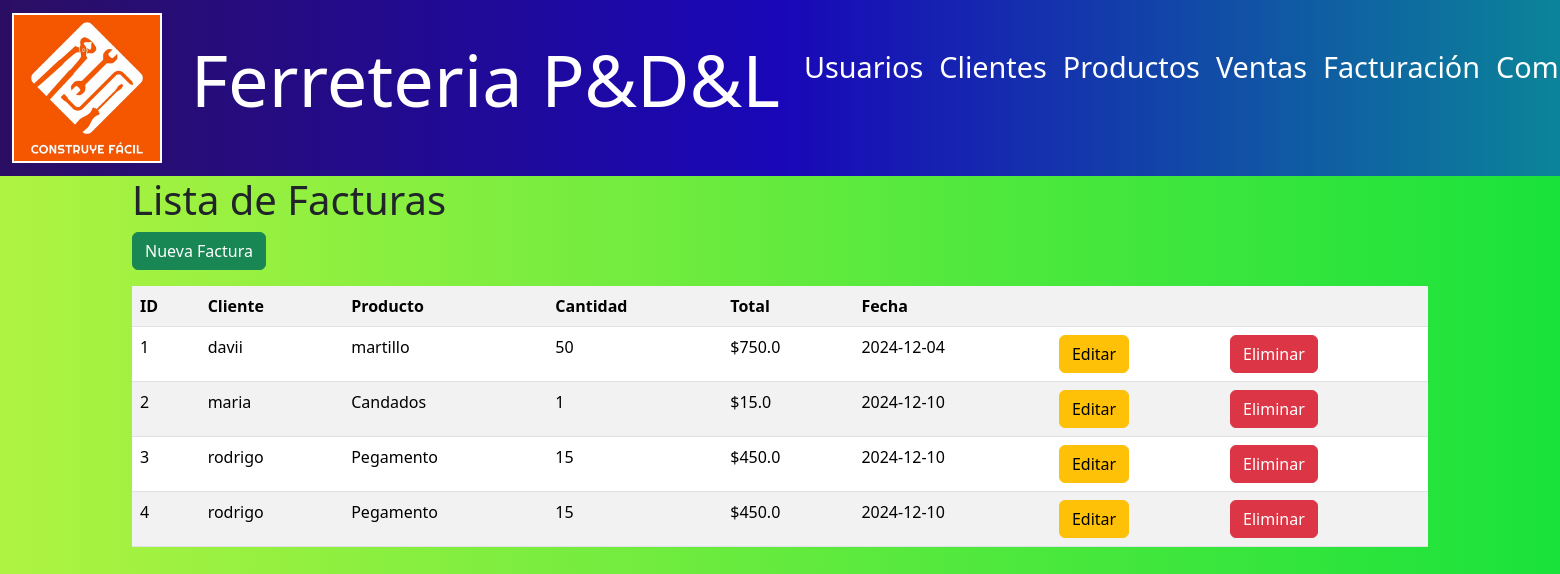
/facturas/ (signed in), run on the app's committed database.
### models/factura_model.py (models this page shows, shortened)
class Factura(db.Model):
    __tablename__ = "facturas"
    id = db.Column(db.Integer, primary_key=True)
    cliente_id = db.Column(db.Integer, db.ForeignKey('clientes.id'), nullable=False)
    producto_id = db.Column(db.Integer, db.ForeignKey('productos.id'), nullable=False)
    cantidad = db.Column(db.Integer, nullable=False)
    total = db.Column(db.Float, nullable=False)
    fecha = db.Column(db.Date, nullable=False)
    venta_id = db.Column(db.Integer, db.ForeignKey('ventas.id'), nullable=False)
    cliente = db.relationship('Cliente', back_populates='facturas')
    producto = db.relationship('Producto', back_populates='facturas')
    venta = db.relationship('Venta', back_populates='facturas')  # Relación inversa con Venta
    @staticmethod
    def get_all():
        return Factura.query.all()

### models/cliente_model.py (models this page shows, shortened)
class Cliente(db.Model):
    __tablename__ = "clientes"
    id = db.Column(db.Integer,primary_key=True)
    nombre = db.Column(db.String(80),nullable=False)
    email = db.Column(db.String(100),nullable=False)
    telefono = db.Column(db.String(20),nullable=False)
    facturas = db.relationship('Factura', back_populates='cliente')
    ventas = db.relationship('Venta',back_populates='cliente')

### models/producto_model.py (models this page shows, shortened)
class Producto(db.Model):
    __tablename__ = "productos"
    id = db.Column(db.Integer, primary_key=True)
    nombre = db.Column(db.String(100), nullable=False)
    descripcion = db.Column(db.String(120), nullable=False)
    precio = db.Column(db.Float(11, 2), nullable=False)
    stock = db.Column(db.Integer, nullable=False)
    ventas = db.relationship('Venta', back_populates='producto')
    compras = db.relationship('Compra', back_populates='producto')
    facturas = db.relationship('Factura', back_populates='producto')

### controllers/factura_controller.py (the view)
@factura_bp.route("/")
def index():
    facturas = Factura.get_all()
    clientes = Cliente.query.all()  # Obtener todos los clientes
    productos = Producto.query.all()  # Obtener todos los productos
    ventas = Venta.query.all()
    return factura_view.render_facturas(facturas=facturas, clientes=clientes, productos=productos, ventas=ventas)

### run.py (called while the page is built)
@app.context_processor
def inject_active_path():
    def is_active(path):
        return 'active' if request.path == path else ''
    return(dict(is_active =  is_active))

### views/factura_view.py (called while the page is built)
def render_facturas(facturas, clientes, productos, ventas):
    return render_template('facturas/index.html', facturas=facturas, clientes=clientes, productos=productos, ventas=ventas)

### templates/facturas/index.html (shortened to what this page needs)
{% extends 'base.html' %}
{% block content %}
<h1>Lista de Facturas</h1>
<a href="{{url_for('factura.create')}}" class="btn btn-success mb-3">Nueva Factura</a>
<table class="table table-striped">
    <tr>
        <th>ID</th>
        <th>Cliente</th>
        <th>Producto</th>
        <th>Cantidad</th>
        <th>Total</th>
        <th>Fecha</th>
        <th></th>
        <th></th>
    </tr>
    {% for item in facturas %}
    <tr>
        <td>{{item.id}}</td>
        <td>{{item.cliente.nombre}}</td>
        <td>{{item.producto.nombre}}</td>
        <td>{{item.cantidad}}</td>
        <td>${{item.total}}</td>
        <td>{{item.fecha}}</td>
        <td>
            <a href="{{url_for('factura.edit', id=item.id)}}" class="btn btn-warning">Editar</a>
        </td>
        <td>
            <a href="{{ url_for('factura.delete', id=item.id) }}" class="btn btn-danger">Eliminar</a>
        </td>
    </tr>
    {% endfor %}
</table>
{% endblock %}

### templates/base.html (style rules this page uses)
body { background: linear-gradient(to right, #aff341, #19e23b); min-height: 100vh; }

### data on the page
Factura: id "1", cliente.nombre "davii", producto.nombre "martillo", cantidad "50", total "750.0", fecha "2024-12-04"
Factura: id "2", cliente.nombre "maria", producto.nombre "Candados", cantidad "1", total "15.0", fecha "2024-12-10"
Factura: id "3", cliente.nombre "rodrigo", producto.nombre "Pegamento", cantidad "15", total "450.0", fecha "2024-12-10"
Factura: id "4", cliente.nombre "rodrigo", producto.nombre "Pegamento", cantidad "15", total "450.0", fecha "2024-12-10"
